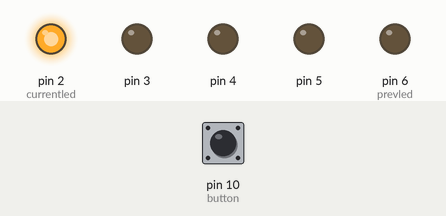
This sketch was run on a simulated Arduino Uno, built with avr-gcc and run on an emulated ATmega328P. On the bench: output pins drawn as LEDs (lit = HIGH). Inputs (shaded band) come from the test bench; at power-on: pin 10 (button) HIGH. What the sketch prints to the serial monitor is not drawn.

Above: at 0.1 s.
At 1.2 s:
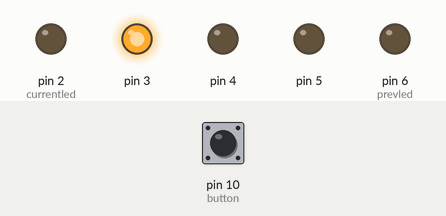
1.3 s: pin 10 (button) pulled LOW for 3.2 s
At 2.1 s:
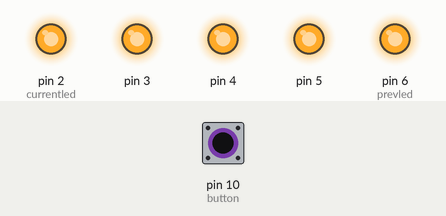
Timing chart, 0 to 17.8 s (numbered marks = the images above; inputs shaded):
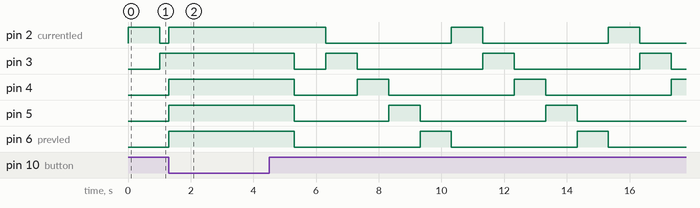

The sketch:

5led_game.ino
```cpp
#define button 10

void setup() {
  for(int i =2; i<7; i++){ //led pins
    pinMode(i, OUTPUT);
  }

  pinMode(button, INPUT_PULLUP); //button pin

  Serial.begin(9600); //start "console"
  Serial.print("Game Start");
}

int currentled = 2;
int prevled = 6;
boolean buttonState;

unsigned long previousMillis = 0;
long interval = 1000;

void loop() {
  unsigned long currentMillis = millis();

  buttonState = digitalRead(button);
  Serial.println(buttonState);

  digitalWrite(prevled, LOW);
  digitalWrite(currentled, HIGH);

  if(!buttonState){
    if(currentled != 4){
      wrong();
    }
    else{
      correct();
    }
    currentled = 1;
    prevled = 6;
  }

  if (currentMillis - previousMillis >= interval) {
    previousMillis = currentMillis;

    prevled = currentled;
    currentled++;
    if(currentled > 6){
      currentled = 2;
    }
  }
}

void wrong(){
  for(int i =2; i<7; i++){ //led pins
    digitalWrite(i, HIGH);
  }
  delay(1000);
  for(int i =2; i<7; i++){ //led pins
    digitalWrite(i, LOW);
  }
}

void correct(){
  for(int i = 0; i<3; i++){
    digitalWrite(4, HIGH);
    delay(200);
    digitalWrite(4, LOW);
    delay(200);
  }
  interval = interval/1.5;
  if(interval < 50){
    interval = 50;
  }
}
```

Measured:
- by itself, pin 2 (currentled), pin 6 (prevled): repeats every 5.0 s: LOW 4.0 s, HIGH 1.0 s
- by itself, pin 3: repeats every 5.0 s: HIGH 1.0 s, LOW 4.0 s
